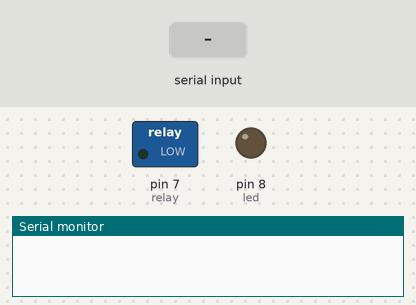
Bench run of a sketch on a simulated Arduino Uno, built with avr-gcc and run on an emulated ATmega328P. Parts: switched loads named in the sketch (green lamp = pin HIGH), output pins drawn as LEDs (lit = HIGH), the last lines printed to the serial monitor. The inputs (shaded band) are chosen by the test bench.

Above: at 1.2 s.
1.3 s: "RelayON" received over the second serial link
At 3.3 s:
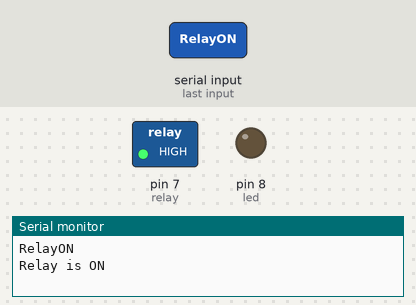
3.8 s: "ON" received over the second serial link
At 5.2 s:
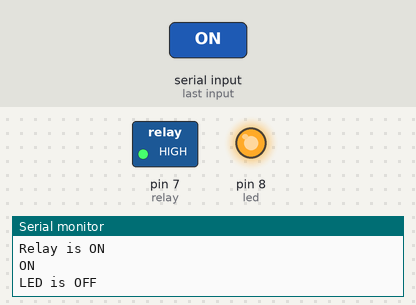
6.2 s: "RelayOFF" received over the second serial link
At 8.3 s:
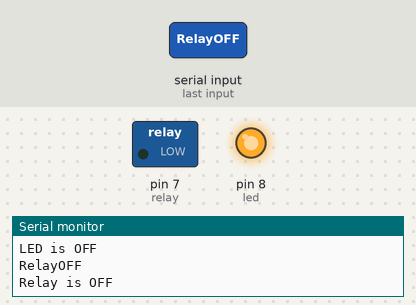
Timing chart, 0 to 9.8 s (numbered marks = the images above; inputs shaded):
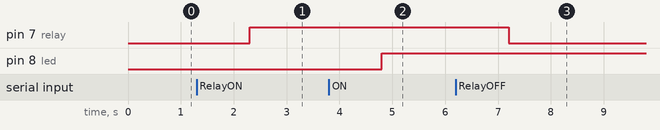

The sketch:

testTwo.ino
```cpp
#include <SoftwareSerial.h>
SoftwareSerial mySerial(9, 10);

const int led = 8;
const int relay = 7;

void setup() {
  Serial.begin(9600);
  mySerial.begin(9600);

  pinMode(led, OUTPUT);
  pinMode(relay, OUTPUT);
}

void loop() {
  if(mySerial.available()) {
    String message = mySerial.readString();
    Serial.println(message);
    if(message.indexOf("RelayON") != -1) {
      // digitalWrite(led, HIGH);
      digitalWrite(relay, HIGH);
      Serial.println("Relay is ON");
    }
    else if(message.indexOf("RelayOFF") != -1) {
      // digitalWrite(led, LOW);
      digitalWrite(relay, LOW);
      Serial.println("Relay is OFF");
    }
    else if(message.indexOf("ON") != -1) {
      digitalWrite(led, HIGH);
      // digitalWrite(relay, LOW);
      Serial.println("LED is OFF");
    }
    else if(message.indexOf("OFF") != -1) {
      digitalWrite(led, LOW);
      // digitalWrite(relay, LOW);
      Serial.println("LED is OFF");
    }
  }
}
```

Measured:
- after the input at 1.3 s, pin 7 (relay): LOW → HIGH after 1.0 s
- after the input at 3.8 s, pin 8 (led): LOW → HIGH after 1.0 s
- after the input at 6.2 s, pin 7 (relay): HIGH → LOW after 1.0 s
